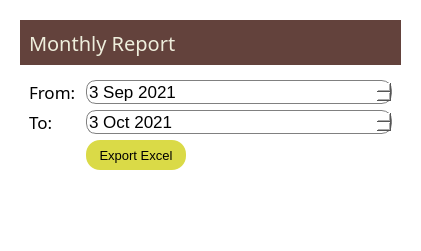
<?xml version="1.0" encoding="UTF-8"?>
<ui version="4.0">
 <class>Dialog</class>
 <widget class="QDialog" name="Dialog">
  <property name="geometry">
   <rect>
    <x>0</x>
    <y>0</y>
    <width>421</width>
    <height>251</height>
   </rect>
  </property>
  <property name="windowTitle">
   <string>Dialog</string>
  </property>
  <property name="styleSheet">
   <string notr="true">background-color: rgb(255, 255, 255);</string>
  </property>
  <layout class="QVBoxLayout" name="verticalLayout">
   <item>
    <widget class="QWidget" name="widget" native="true">
     <layout class="QVBoxLayout" name="verticalLayout_3">
      <item>
       <widget class="QWidget" name="widget_2" native="true">
        <property name="maximumSize">
         <size>
          <width>16777215</width>
          <height>45</height>
         </size>
        </property>
        <property name="styleSheet">
         <string notr="true">color: rgb(238, 238, 220);
background-color: rgb(99, 66, 60);
</string>
        </property>
        <layout class="QVBoxLayout" name="verticalLayout_2">
         <item>
          <widget class="QLabel" name="label_5">
           <property name="font">
            <font>
             <family>Segoe UI Light</family>
             <pointsize>15</pointsize>
             <weight>50</weight>
             <bold>false</bold>
            </font>
           </property>
           <property name="text">
            <string>Monthly Report</string>
           </property>
          </widget>
         </item>
        </layout>
       </widget>
      </item>
      <item>
       <widget class="QWidget" name="widget_3" native="true">
        <layout class="QFormLayout" name="formLayout">
         <item row="1" column="0">
          <widget class="QLabel" name="label">
           <property name="font">
            <font>
             <family>Segoe UI Light</family>
             <pointsize>13</pointsize>
            </font>
           </property>
           <property name="text">
            <string>From: </string>
           </property>
          </widget>
         </item>
         <item row="7" column="0">
          <widget class="QWidget" name="widget_4" native="true"/>
         </item>
         <item row="6" column="1">
          <widget class="QPushButton" name="widget_map_button_8">
           <property name="minimumSize">
            <size>
             <width>71</width>
             <height>30</height>
            </size>
           </property>
           <property name="maximumSize">
            <size>
             <width>100</width>
             <height>30</height>
            </size>
           </property>
           <property name="font">
            <font>
             <family>Segoe UI</family>
             <pointsize>10</pointsize>
            </font>
           </property>
           <property name="styleSheet">
            <string notr="true">
background-color: rgb(218, 218, 71);

border-radius : 14;
</string>
           </property>
           <property name="text">
            <string>Export Excel</string>
           </property>
           <property name="flat">
            <bool>false</bool>
           </property>
          </widget>
         </item>
         <item row="3" column="0">
          <widget class="QLabel" name="label_4">
           <property name="font">
            <font>
             <family>Segoe UI Light</family>
             <pointsize>13</pointsize>
            </font>
           </property>
           <property name="text">
            <string>To: </string>
           </property>
          </widget>
         </item>
         <item row="3" column="1">
          <widget class="QDateEdit" name="dateEdit_2">
           <property name="font">
            <font>
             <family>Segoe UI</family>
             <pointsize>13</pointsize>
            </font>
           </property>
           <property name="styleSheet">
            <string notr="true">background-color: rgb(255, 255, 255);
border : 1 solid gray;
border-radius : 10;</string>
           </property>
           <property name="dateTime">
            <datetime>
             <hour>0</hour>
             <minute>0</minute>
             <second>0</second>
             <year>2021</year>
             <month>10</month>
             <day>3</day>
            </datetime>
           </property>
          </widget>
         </item>
         <item row="1" column="1">
          <widget class="QDateEdit" name="dateEdit">
           <property name="font">
            <font>
             <family>Segoe UI</family>
             <pointsize>13</pointsize>
            </font>
           </property>
           <property name="styleSheet">
            <string notr="true">background-color: rgb(255, 255, 255);
border : 1 solid gray;
border-radius : 10;</string>
           </property>
           <property name="dateTime">
            <datetime>
             <hour>0</hour>
             <minute>0</minute>
             <second>0</second>
             <year>2021</year>
             <month>9</month>
             <day>3</day>
            </datetime>
           </property>
          </widget>
         </item>
        </layout>
       </widget>
      </item>
     </layout>
    </widget>
   </item>
  </layout>
 </widget>
 <resources/>
 <connections/>
</ui>
